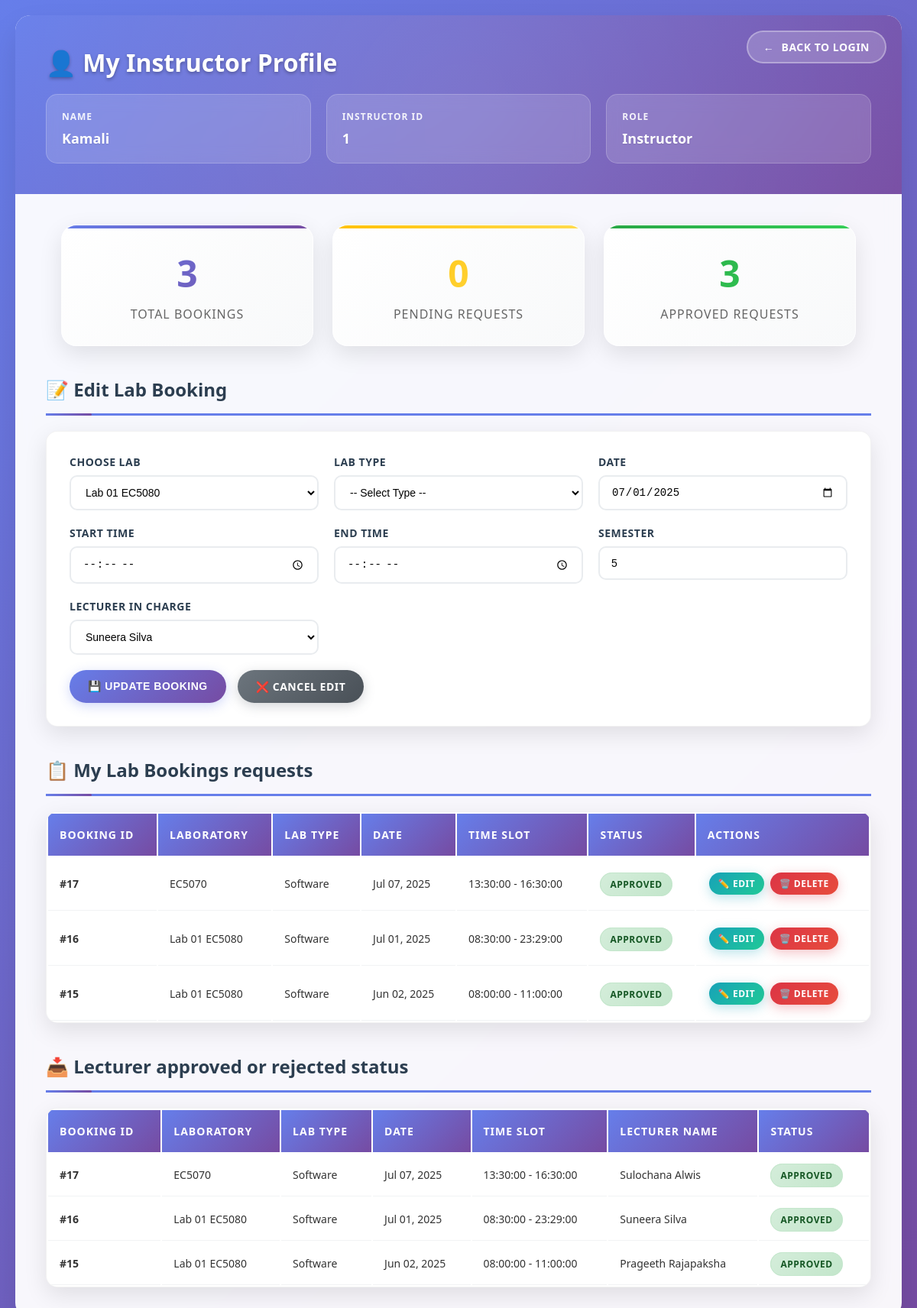
Page /lab_booking/dashboard_instructor.php?edit=16 (signed in) on the committed database.
### tables this page shows
CREATE TABLE `instructor` (
  `Instructor_ID` int(11) NOT NULL,
  `Instructor_Name` varchar(100) DEFAULT NULL,
  `Instructor_Email` varchar(100) DEFAULT NULL,
  `password` varchar(4) NOT NULL
);

CREATE TABLE `lab_booking` (
  `Booking_ID` int(11) NOT NULL,
  `Request_Date` date DEFAULT NULL,
  `Start_time` time NOT NULL,
  `End_time` time NOT NULL,
  `Semester` int(11) NOT NULL,
  `Status` varchar(20) DEFAULT NULL,
  `Instructor_ID` int(11) DEFAULT NULL,
  `Lab_ID` int(11) DEFAULT NULL,
  `Lect_ID` int(11) DEFAULT NULL,
  `Lab_Type` enum('Software','Hardware','Network') NOT NULL
);

CREATE TABLE `lab` (
  `Lab_ID` int(11) NOT NULL,
  `Lab_Name` varchar(100) DEFAULT NULL,
  `Lab_Type` enum('Software','Hardware','Network') DEFAULT NULL,
  `To_ID` int(11) DEFAULT NULL,
  `Capacity` int(11) DEFAULT NULL,
  `Availability` varchar(20) DEFAULT NULL
);

CREATE TABLE `lecture` (
  `Lect_ID` int(11) NOT NULL,
  `Lect_Name` varchar(100) DEFAULT NULL,
  `Lect_Email` varchar(100) DEFAULT NULL,
  `password` varchar(4) NOT NULL
);

### lab_booking/dashboard_instructor.php (the view, shortened to what this page needs)
<?php
include 'db_connect.php';
$instructor_id = $_SESSION['id'];
$edit_id = isset($_GET['edit']) ? intval($_GET['edit']) : 0;
$edit_data = null;
$profile_query = $conn->query("SELECT Instructor_Name FROM instructor WHERE Instructor_ID = $instructor_id");
$profile = $profile_query->fetch_assoc();
$total_bookings = $conn->query("SELECT COUNT(*) as count FROM Lab_booking WHERE Instructor_ID = $instructor_id")->fetch_assoc()['count'];
$pending_bookings = $conn->query("SELECT COUNT(*) as count FROM Lab_booking WHERE Instructor_ID = $instructor_id AND Status = 'Pending'")->fetch_assoc()['count'];
$approved_bookings = $conn->query("SELECT COUNT(*) as count FROM Lab_booking WHERE Instructor_ID = $instructor_id AND Status = 'Approved'")->fetch_assoc()['count'];
$lecturers = $conn->query("SELECT Lect_ID, Lect_Name FROM lecture");
if ($edit_id > 0) {
    $stmt = $conn->prepare("SELECT * FROM Lab_booking WHERE Booking_ID=? AND Instructor_ID=?");
    $stmt->bind_param("ii", $edit_id, $instructor_id);
    $stmt->execute();
    $result = $stmt->get_result();
    $edit_data = $result->fetch_assoc();
}
?>
<!DOCTYPE html>
<html>
<head>
</head>
<body>
    <div class="container">
        <div class="profile-section">
            <a href="index.php" class="back-btn">Back to login</a>
            <h2>👤 My Instructor Profile</h2>
            <div class="profile-details">
                <div class="profile-item">
                    <div class="profile-label">Name</div>
                    <div class="profile-value"><?php echo htmlspecialchars($profile['Instructor_Name'] ?? 'N/A'); ?></div>
                </div>
                <div class="profile-item">
                    <div class="profile-label">Instructor ID</div>
                    <div class="profile-value"><?php echo htmlspecialchars($instructor_id); ?></div>
                </div>
                <div class="profile-item">
                    <div class="profile-label">Role</div>
                    <div class="profile-value">Instructor</div>
                </div>
            </div>
        </div>
        <div class="stats-section">
            <div class="stat-card total">
                <div class="stat-number"><?php echo $total_bookings; ?></div>
                <div class="stat-label">Total Bookings</div>
            </div>
            <div class="stat-card pending">
                <div class="stat-number"><?php echo $pending_bookings; ?></div>
                <div class="stat-label">Pending Requests</div>
            </div>
            <div class="stat-card approved">
                <div class="stat-number"><?php echo $approved_bookings; ?></div>
                <div class="stat-label">Approved Requests</div>
            </div>
        </div>
        <h3 class="section-title">📝 <?php echo $edit_data ? 'Edit Lab Booking' : 'Create New Lab Booking'; ?></h3>
        <div class="booking-form">
            <form method="POST" action="dashboard_instructor.php">
                <div class="form-grid">
                    <div class="form-group">
                        <label>Choose Lab</label>
                        <select name="lab_id" required>
                            <?php
                            $labs = $conn->query("SELECT Lab_ID, Lab_Name FROM Lab");
                            while ($lab = $labs->fetch_assoc()) {
                                $selected = ($edit_data && $edit_data['Lab_ID'] == $lab['Lab_ID']) ? "selected" : "";
                                echo "<option value='{$lab['Lab_ID']}' $selected>{$lab['Lab_Name']}</option>";
                            }
                            ?>
                        </select>
                    </div>
                    <div class="form-group">
                        <label>Lab Type</label>
                        <select name="lab_type" required>
                            <option value="">-- Select Type --</option>
                        </select>
                    </div>
                    <div class="form-group">
                        <label>Date</label>
                        <input type="date" name="date" value="<?php echo $edit_data['Request_Date'] ?? ''; ?>" required>
                    </div>
                    <div class="form-group">
                        <label>Start Time</label>
                        <input type="time" name="start_time" value="<?php echo $edit_data['Start_Time'] ?? ''; ?>" required>
                    </div>
                    <div class="form-group">
                        <label>End Time</label>
                        <input type="time" name="end_time" value="<?php echo $edit_data['End_Time'] ?? ''; ?>" required>
                    </div>
                    <div class="form-group">
                        <label>Semester</label>
                        <input type="number" name="semester" value="<?php echo $edit_data['Semester'] ?? ''; ?>" min="1" max="8" required>
                    </div>
                    <div class="form-group">
                        <label>Lecturer in Charge</label>
                        <select name="lecturer_in_charge" required>
                            <?php
                            if ($lecturers) {
                                while ($lec = $lecturers->fetch_assoc()) {
                                    $selected = ($edit_data && $edit_data['Lect_ID'] == $lec['Lect_ID']) ? "selected" : "";
                                    echo "<option value='{$lec['Lect_ID']}' $selected>{$lec['Lect_Name']}</option>";
                                }
                            }
                            ?>
                        </select>
                    </div>
                </div>
                <div class="form-actions">
                    <button type="submit" name="save_booking" class="btn btn-primary">
                        <?php echo $edit_data ? '💾 Update Booking' : '💾 Create Booking'; ?>
                    </button>
                    <?php if ($edit_data): ?>
                        <a href="dashboard_instructor.php" class="btn btn-secondary">❌ Cancel Edit</a>
                    <?php endif; ?>
                </div>
            </form>
        </div>
        <h3 class="section-title">📋 My Lab Bookings requests</h3>
        <table>
            <tr>
                <th>Booking ID</th>
                <th>Laboratory</th>
                <th>Lab Type</th>
                <th>Date</th>
                <th>Time Slot</th>
                <th>Status</th>
                <th>Actions</th>
            </tr>
            <?php
            $query = "
                SELECT B.Booking_ID, L.Lab_Name, L.Lab_Type, B.Request_Date, B.Start_Time, B.End_Time, B.Status
                FROM Lab_booking B
                JOIN Lab L ON B.Lab_ID = L.Lab_ID
                WHERE B.Instructor_ID = $instructor_id
                ORDER BY B.Request_Date DESC
            ";
            $result = $conn->query($query);
            if ($result && $result->num_rows > 0) {
                while ($row = $result->fetch_assoc()) {
                    $status_class = 'status-' . strtolower($row['Status']);
                    echo "<tr>
                        <td><strong>#{$row['Booking_ID']}</strong></td>
                        <td>{$row['Lab_Name']}</td>
                        <td>" . ucfirst($row['Lab_Type']) . "</td>
                        <td>" . date('M d, Y', strtotime($row['Request_Date'])) . "</td>
                        <td>{$row['Start_Time']} - {$row['End_Time']}</td>
                        <td><span class='$status_class'>{$row['Status']}</span></td>
                        <td>
                            <a href='dashboard_instructor.php?edit={$row['Booking_ID']}' class='action-btn edit-btn'>✏️ Edit</a>
                            <a href='dashboard_instructor.php?delete={$row['Booking_ID']}' onclick=\"return confirm('Are you sure you want to delete this booking?');\" class='action-btn delete-btn'>🗑️ Delete</a>
                        </td>
                    </tr>";
                }
            } else {
                echo "<tr><td colspan='7' class='no-data'>No bookings found. Create your first lab booking above!</td></tr>";
            }
            ?>
        </table>
        <h3 class="section-title">📥 Lecturer approved or rejected status </h3>
        <table>
            <tr>
                <th>Booking ID</th>
                <th>Laboratory</th>
                <th>Lab Type</th>
                <th>Date</th>
                <th>Time Slot</th>
                <th>Lecturer Name</th>
                <th>Status</th>
            </tr>
            <?php
            $query_lect = "
                SELECT B.Booking_ID, L.Lab_Name, L.Lab_Type, B.Request_Date, B.Start_Time, B.End_Time, Lec.Lect_Name, B.Status
                FROM Lab_booking B
                JOIN Lab L ON B.Lab_ID = L.Lab_ID
                JOIN lecture Lec ON B.Lect_ID = Lec.Lect_ID
                WHERE B.Instructor_ID = $instructor_id
                ORDER BY B.Request_Date DESC
            ";
            $result_lect = $conn->query($query_lect);
            if ($result_lect && $result_lect->num_rows > 0) {
                while ($row = $result_lect->fetch_assoc()) {
                    $status_class = 'status-' . strtolower($row['Status']);
                    echo "<tr>
                        <td><strong>#{$row['Booking_ID']}</strong></td>
                        <td>{$row['Lab_Name']}</td>
                        <td>" . ucfirst($row['Lab_Type']) . "</td>
                        <td>" . date('M d, Y', strtotime($row['Request_Date'])) . "</td>
                        <td>{$row['Start_Time']} - {$row['End_Time']}</td>
                        <td>{$row['Lect_Name']}</td>
                        <td><span class='$status_class'>{$row['Status']}</span></td>
                    </tr>";
                }
            } else {
                echo "<tr><td colspan='7' class='no-data'>No lecturer booking requests found.</td></tr>";
            }
            ?>
        </table>
    </div>
</body>
</html>

### rows in the picture
instructor: Instructor_Name "Kamali"
lab_booking: date "07/01/2025", semester "5", Booking_ID "16", Lab_ID.Lab_Name "Lab 01 EC5080", Lab_ID.Lab_Type "Software", Request_Date "Jul 01, 2025", Start_time "08:30:00", End_time "23:29:00", Status "APPROVED", Lect_ID.Lect_Name "Suneera Silva"
lab_booking: Booking_ID "17", Lab_ID.Lab_Name "EC5070", Lab_ID.Lab_Type "Software", Request_Date "Jul 07, 2025", Start_time "13:30:00", End_time "16:30:00", Status "APPROVED", Lect_ID.Lect_Name "Sulochana Alwis"
lab_booking: Booking_ID "15", Lab_ID.Lab_Name "Lab 01 EC5080", Lab_ID.Lab_Type "Software", Request_Date "Jun 02, 2025", Start_time "08:00:00", End_time "11:00:00", Status "APPROVED", Lect_ID.Lect_Name "Prageeth Rajapaksha"

### other values in the picture
$instructor_id "1"
$total_bookings "3"
$pending_bookings "0"
$approved_bookings "3"
form field lab_id "Lab 01 EC5080"
form field lecturer_in_charge "Suneera Silva"
